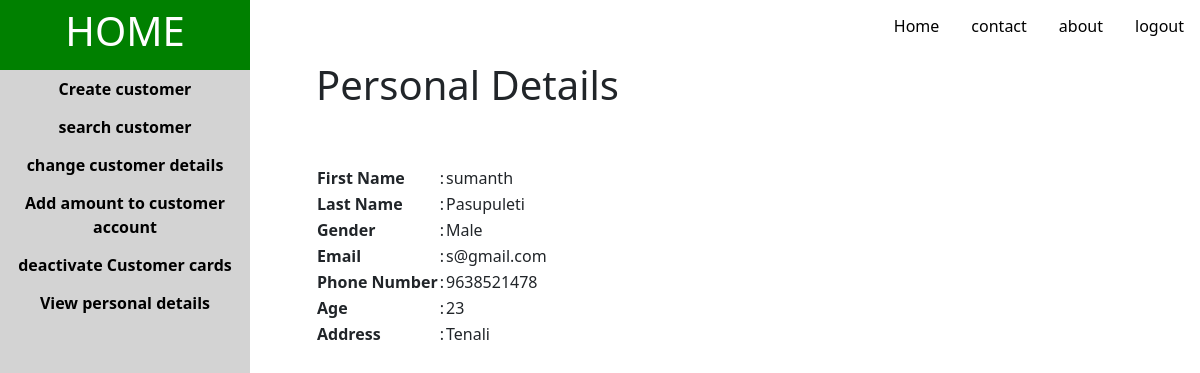
Screenshot of /Employee/E1/AccountDetails with the database file from the repository.
### tables.py (models this page shows, shortened)
class B_Employee(db.Model):
    __tablename__ = 'B_Employee'
    __table_args__ = {'extend_existing': True}
    E_id = db.Column(db.Text,primary_key=True)
    E_firstname = db.Column(db.Text)
    E_lastname = db.Column(db.Text)
    E_gender = db.Column(db.Text)
    E_age = db.Column(db.Integer)
    E_email=db.Column(db.Text,unique=True)
    E_address=db.Column(db.Text)
    E_number = db.Column(db.Integer)
    E_pass=db.Column(db.Text)

### sample.py (the view)
@app.route('/Employee/<id>/AccountDetails', methods=['GET', 'POST'])
def EmployeeAccountDetails(id):
    try:
        cust=B_Employee.query.filter_by(E_id=id).first()
    except Exception as e:
        flash(e)
    return render_template('EmployeeAccountDetails.html',id=id,cust=cust)

### templates/EmployeeAccountDetails.html
{% extends "employee.html"%}
{% block content %}
   <h1>Personal Details</h1>
   <br>
   <br>
   <table border = "0" cellspacing=20%>
     <tr>
        <th>First Name</th>
        <td>:</td>
        <td>{{ cust.E_firstname }}</td>
     </tr>
     <tr>
        <th>Last Name</th>
        <td>:</td>
        <td>{{ cust.E_lastname }}</td>
     </tr>
     <tr>
        <th>Gender</th>
        <td>:</td>
        <td>{{ cust.E_gender }}</td>
     </tr>
   <tr>
     <th>Email</th>
     <td>:</td>
     <td>{{ cust.E_email }}</td>
   </tr>
   <tr>
     <th>Phone Number </th>
     <td>:</td>
     <td>{{ cust.E_number }}</td>
   </tr>
   <tr>
     <th>Age</th>
     <td>:</td>
     <td>{{ cust.E_age }}</td>
   </tr>
   <tr>
     <th>Address </th>
     <td>:</td>
     <td>{{ cust.E_address }}</td>
   </tr>
</table>
{% endblock %}

### templates/employee.html (style rules this page uses)
* { box-sizing: border-box; }

### rows the page displays
B_Employee: E_firstname "sumanth", E_lastname "Pasupuleti", E_gender "Male", E_email "s@gmail.com", E_number "9638521478", E_age "23", E_address "Tenali"
